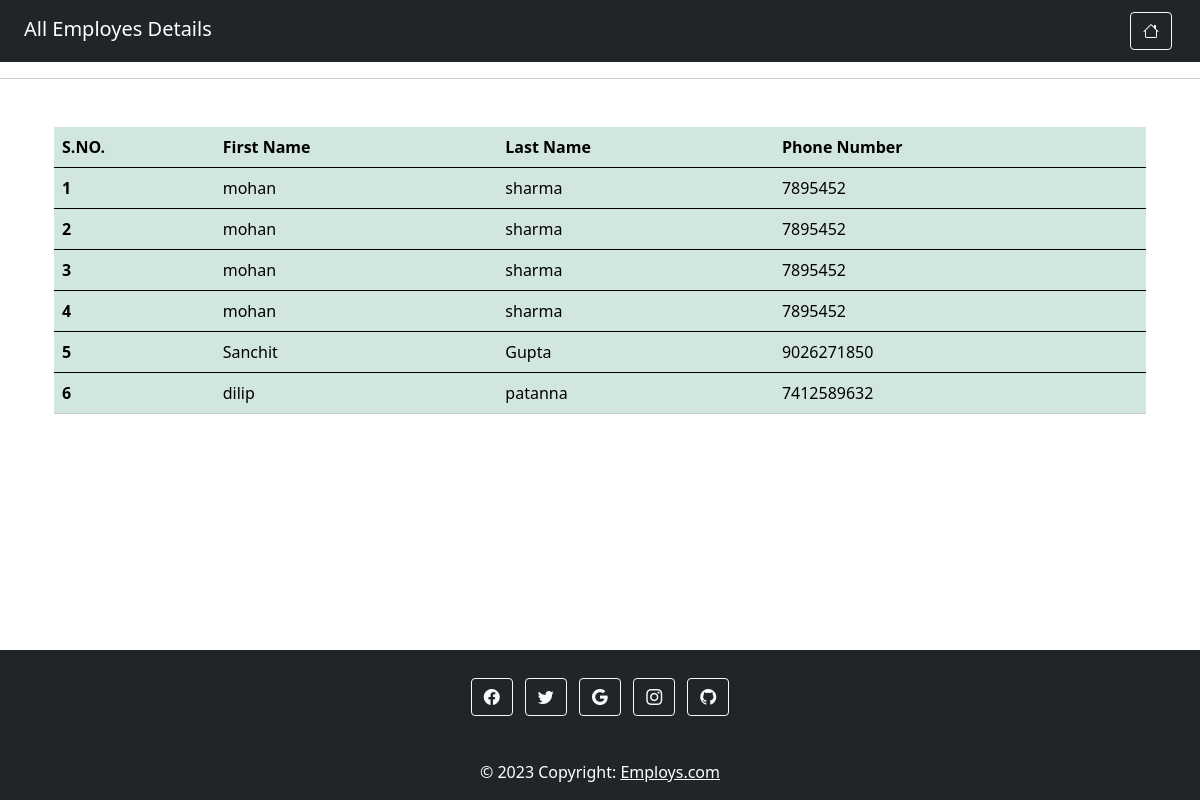
The app's page /all_emp with its own data.
### emp/models.py (models this page shows, shortened)
class Emp(models.Model):
    first_name = models.CharField(max_length=100)
    last_name = models.CharField(max_length=100)
    phone_number= models.IntegerField(default=0)

### emp/views.py (the view)
# urls.py: path('all_emp', views.all_emp, name='all_emp'),
def all_emp(request):
     emps=Emp.objects.all()
     context={
        "emps": emps
     }
     return render(request, 'all_emp.html',context)

### emp/templates/all_emp.html (shortened to what this page needs)
{% extends 'base.html' %}
{% block heading %}
  All Employes Details
{% endblock %}
{% block body %}
  <hr />
  <div class="container">
    <table class="table table-success">
      <thead>
        <tr>
          <th scope="col">S.NO.</th>
          <th scope="col">First Name</th>
          <th scope="col">Last Name</th>
          <th scope="col">Phone Number</th>
        </tr>
      </thead>
      {% for emp in emps %}
        <tbody>
          <tr>
            <th scope="row">{{ forloop.counter }}</th>
            <td>{{ emp.first_name }}</td>
            <td>{{ emp.last_name }}</td>
            <td>{{ emp.phone_number }}</td>
          </tr>
        </tbody>
      {% endfor %}
    </table>
  </div>
{% endblock %}

### emp/templates/base.html (shortened to what this page needs)
<!DOCTYPE html>
<html lang="en">
  <head>
    <link rel="stylesheet" href="https://cdn.jsdelivr.net/npm/bootstrap-icons@1.11.2/font/bootstrap-icons.min.css" />
    <link href="https://cdn.jsdelivr.net/npm/bootstrap@5.3.2/dist/css/bootstrap.min.css" rel="stylesheet" />
  </head>
  <body>
    <nav class="navbar navbar-expand-lg navbar-dark bg-dark">
      <div class="container-fluid">
        <a class="navbar-brand mt-2 mt-lg-0" href="#">
          <h5 class="pt-1">
            {% block heading %}
            {% endblock %}
          </h5>
        </a>
        {% block home %}
          <a class="btn btn-outline-light btn-floating m-1" href="/index" role="button"><i class="bi bi-house"></i></a>
        {% endblock %}
      </div>
    </nav>
    {% block body %}
    {% endblock %}
    <div style="height: 300px;"></div>
    <footer class="bg-dark text-center text-white fixed-bottom">
      <div class="container p-4 pb-0">
        <section class="mb-4">
          <a class="btn btn-outline-light btn-floating m-1" href="#!" role="button"><i class="bi bi-facebook"></i></a>
          <a class="btn btn-outline-light btn-floating m-1" href="#!" role="button"><i class="bi bi-twitter"></i></a>
          <a class="btn btn-outline-light btn-floating m-1" href="#!" role="button"><i class="bi bi-google"></i></a>
          <a class="btn btn-outline-light btn-floating m-1" href="#!" role="button"><i class="bi bi-instagram"></i></a>
          <a class="btn btn-outline-light btn-floating m-1" href="#!" role="button"><i class="bi bi-github"></i></a>
        </section>
      </div>
      <div class="text-center p-3 bg-dark" style="background-color: rgba(0, 0, 0, 0.2);">
        © 2023 Copyright:
        <a class="text-white" href="/">Employs.com</a>
      </div>
    </footer>
    <link href="https://cdn.jsdelivr.net/npm/bootstrap@5.0.0/dist/css/bootstrap.min.css" rel="stylesheet" />
  </body>
</html>

### records on screen
Emp: first_name "mohan", last_name "sharma", phone_number "7895452"
Emp: first_name "mohan", last_name "sharma", phone_number "7895452"
Emp: first_name "mohan", last_name "sharma", phone_number "7895452"
Emp: first_name "mohan", last_name "sharma", phone_number "7895452"
Emp: first_name "Sanchit", last_name "Gupta", phone_number "9026271850"
Emp: first_name "dilip", last_name "patanna", phone_number "7412589632"
